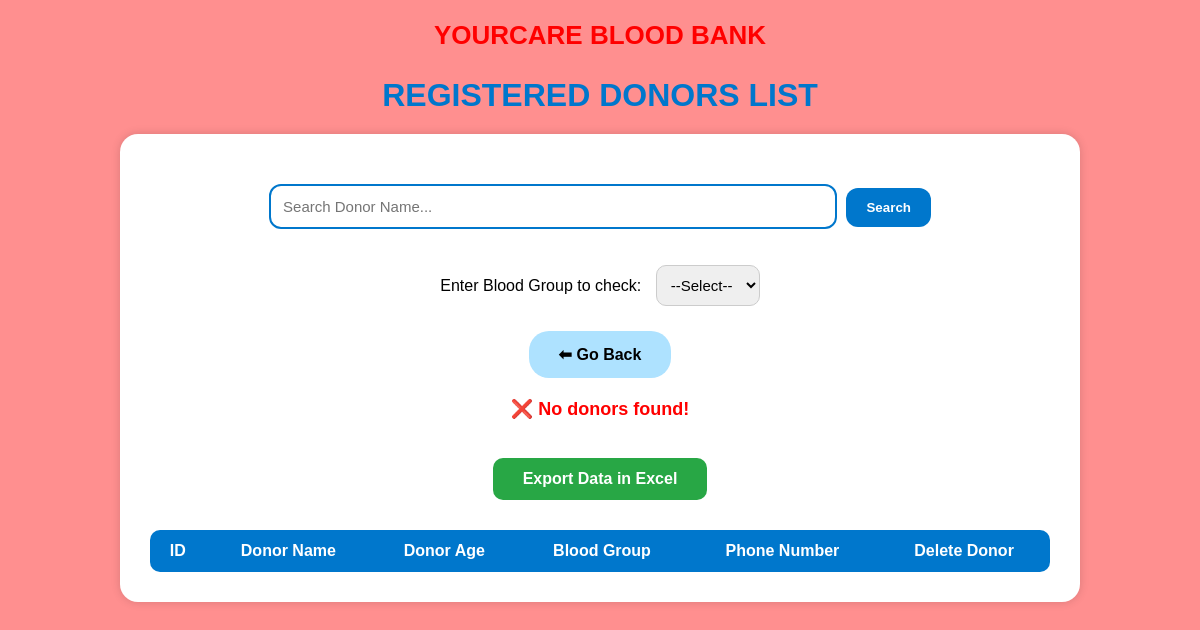
The app's page /donors, older data.
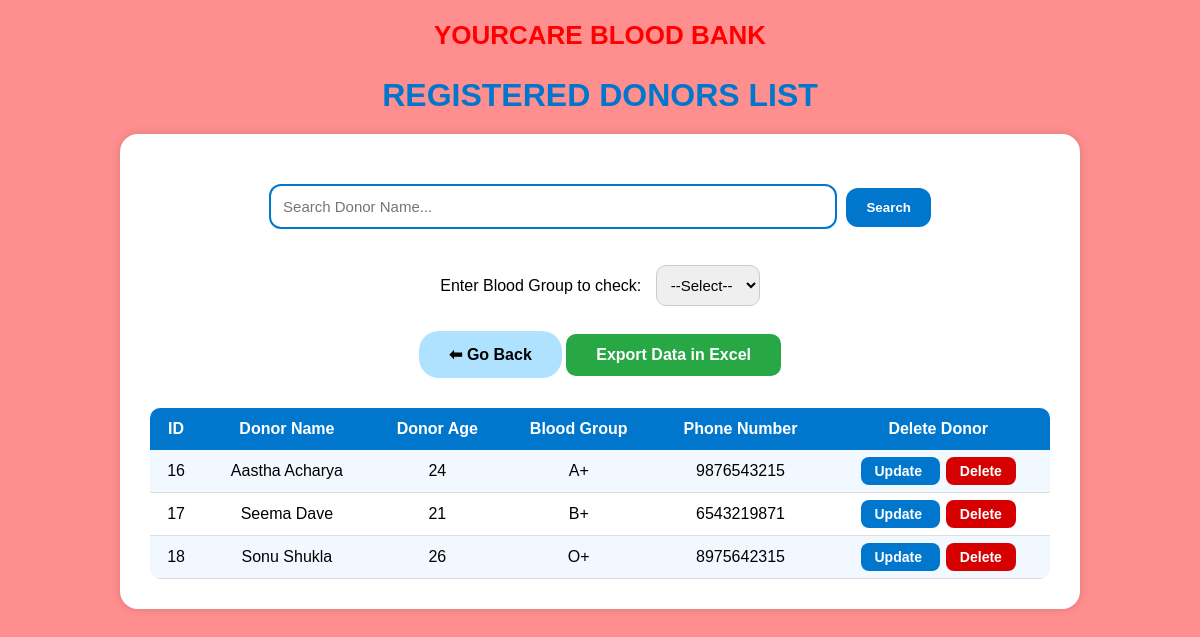
The same page, newer data.
### tables this page shows
CREATE TABLE donors (
                id INTEGER PRIMARY KEY AUTOINCREMENT,
                name TEXT NOT NULL,
                age INTEGER NOT NULL,
                blood_group TEXT NOT NULL,
                phone TEXT NOT NULL
            );

### app.py (the view)
@app.route('/donors')
def donors():
    bg = request.args.get('bg')
    search = request.args.get('search')
    conn = get_db_connection()
    cursor = conn.cursor()
    query = "SELECT * FROM donors WHERE 1=1"
    params = []
    if bg:
        query += " AND lower(blood_group) = ?"
        params.append(bg.lower())
    if search:
        query += " AND lower(name) LIKE ?"
        params.append("%" + search.lower() + "%")
    cursor.execute(query, params)
    donor_list = cursor.fetchall()
    conn.close()
    return render_template('donors.html', donors=donor_list)

### app.py (called while the page is built)
def get_db_connection():
    conn = sqlite3.connect('donors.db')
    cursor = conn.cursor()
    cursor.execute("""
        CREATE TABLE IF NOT EXISTS donors (
            id INTEGER PRIMARY KEY AUTOINCREMENT,
            name TEXT NOT NULL,
            age INTEGER NOT NULL,
            blood_group TEXT NOT NULL,
            phone TEXT NOT NULL
        )
    """)
    conn.commit()
    return conn

### templates/donors.html (shortened to what this page needs)
<!DOCTYPE html>
<html lang="en">
<head>
</head>
<body>
    <h3>YOURCARE BLOOD BANK</h3>
    <h1>REGISTERED DONORS LIST</h1>
    <div class="container">
        <form method="get" style="margin-top: 20px; text-align: center;">
            <input
                type="text"
                name="search"
                placeholder="Search Donor Name..."
                value="{{ request.args.get('search', '') }}"
                style="
                    width: 60%;
                    padding: 12px;
                    border-radius: 12px;
                    border: 2px solid #0077cc;
                    font-size: 15px;
                "
                >
            <button type="submit" style="
                padding: 12px 20px;
                background: #0077cc;
                color: white;
                font-weight: bold;
                border: none;
                border-radius: 12px;
                cursor: pointer;
                margin-left: 5px;
            ">Search</button>
        </form>
        <br><br>
        <form method="get">
            <label>Enter Blood Group to check:</label>
            <select name="bg" onchange="this.form.submit()">
                <option>--Select--</option>
            </select>
        </form>
        <a href="/" style="
            display: inline-block;
            padding: 14px 30px;
            margin-top: 25px;
            background-color: #aee2ff;
            color: black;
            font-weight: bold;
            border-radius: 20px;
            text-decoration: none;
            ">
            ⬅ Go Back
        </a>
        {% if donors|length == 0 %}
        <p style="
            color: red;
            font-weight: bold;
            font-size: 18px;
            margin-top: 20px;
            ">
            ❌ No donors found!
        </p>
        {% endif %}
        <a href="/export_csv" class="button" style="background: #28a745;">Export Data in Excel</a>
        <table>
            <tr>
                <th>ID</th>
                <th>Donor Name</th>
                <th>Donor Age</th>
                <th>Blood Group</th>
                <th>Phone Number</th>
                <th>Delete Donor</th>
            </tr>
            {% for d in donors %}
            <tr>
                <td>{{ d[0] }}</td>
                <td>{{ d[1] }}</td>
                <td>{{ d[2] }}</td>
                <td>{{ d[3].upper() }}</td>
                <td>{{ d[4] }}</td>
                <td>
                    <a href="/update?id={{ d[0] }}"
                    onclick="return confirm('Are you sure you want to update this donor?');"
                    style="background:#0077cc; color:white; padding:6px 14px; border-radius:8px; text-decoration:none; font-weight:bold; font-size:14px; margin-right:6px;">
                    Update
                    </a>
                    <a href="#"
                    onclick="confirmDelete({{ d[0] }})"
                    style="background:#d60000; color:white; padding:6px 14px; border-radius:8px; text-decoration:none; font-weight:bold; font-size:14px;">
                    Delete
                    </a>
                </td>
            </tr>
            {% endfor %}
        </table>
    </div>
</body>
</html>

Row changes from the older to the newer data that the page shows:
added donors: id "16", name "Aastha Acharya", age "24", blood_group "A+", phone "9876543215"
added donors: id "17", name "Seema Dave", age "21", blood_group "B+", phone "6543219871"
added donors: id "18", name "Sonu Shukla", age "26", blood_group "O+", phone "8975642315"
Text that changed along with them:
text no longer shown: "❌ No donors found!"
